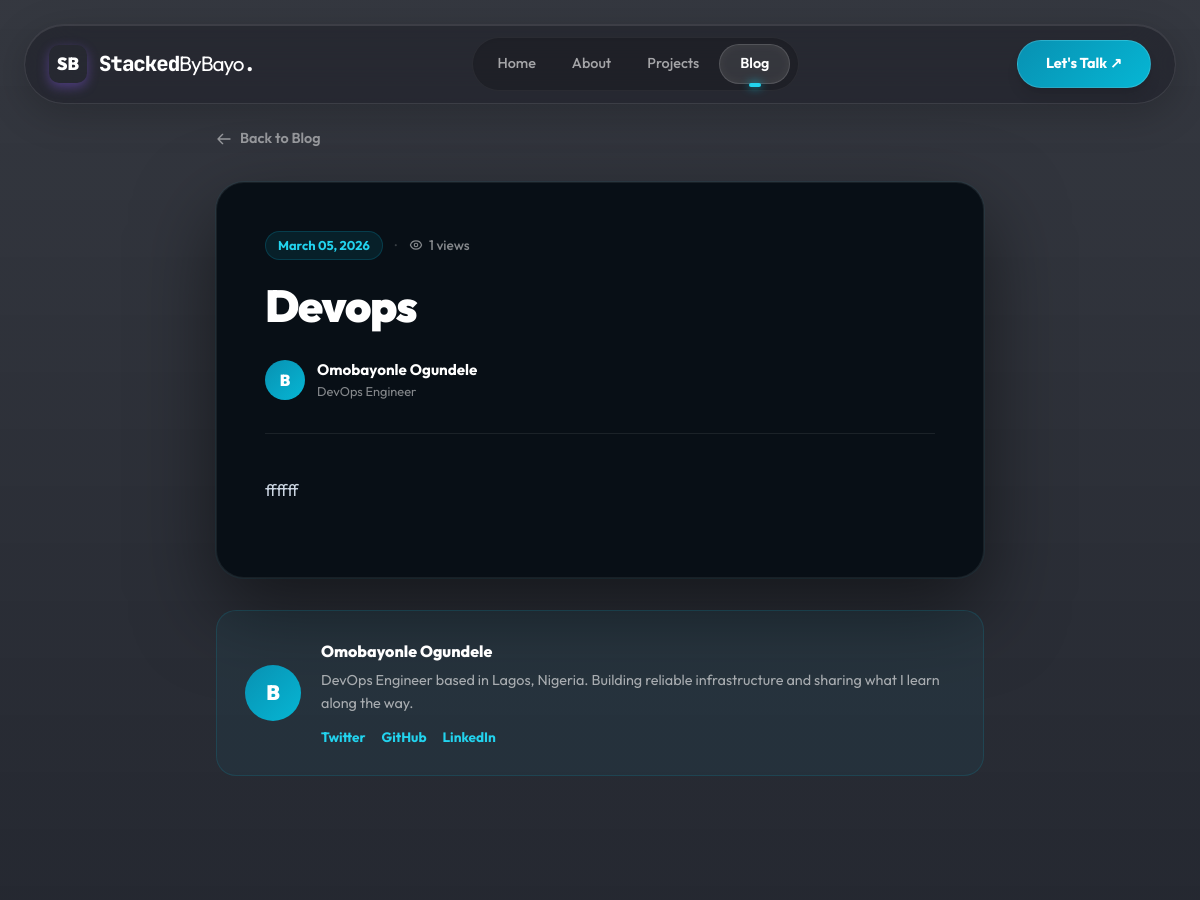
Page /blog/3 (upper part) on the earlier database version.
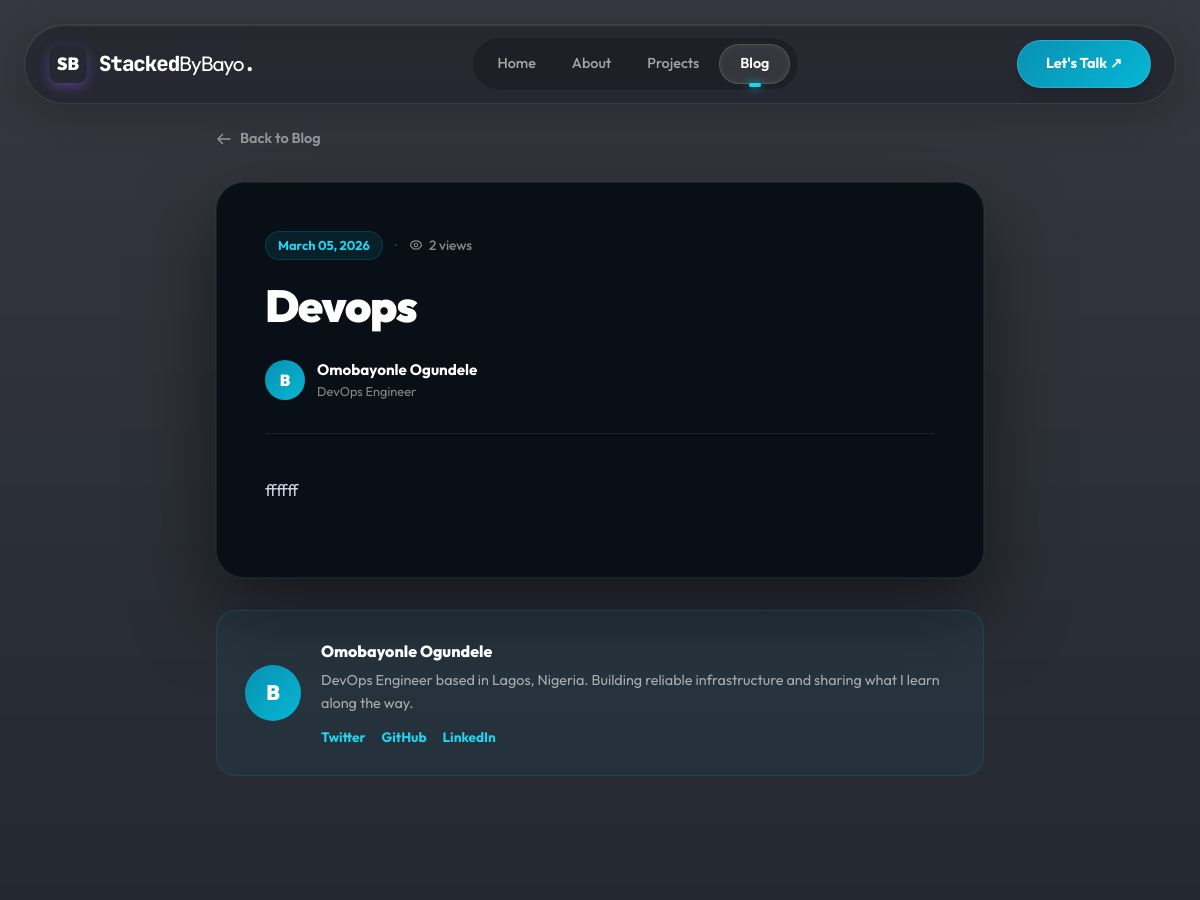
Same page on the later database version.
### app/models.py (models this page shows)
class Post(db.Model):
    id = db.Column(db.Integer, primary_key=True)
    title = db.Column(db.String(200), nullable=False)
    body = db.Column(db.Text, nullable=False)
    created_at = db.Column(db.DateTime, default=datetime.utcnow)
    views = db.Column(db.Integer, default=0)
    comments = db.relationship('Comment', backref='post', lazy=True)

### app/__init__.py (the view, shortened to what this page needs)
    @app.route("/blog/<int:post_id>", methods=["GET", "POST"])
    def post(post_id):
        post = Post.query.get_or_404(post_id)
        comments = Comment.query.filter_by(post_id=post_id, approved=True).order_by(Comment.created_at.desc()).all()
        post.views = (post.views or 0) + 1
        db.session.commit()
        post_body = md.markdown(post.body, extensions=['fenced_code', 'codehilite', 'tables', 'nl2br'])
        return render_template("post.html", post=post, comments=comments, post_body=post_body)

### app/templates/post.html (shortened to what this page needs)
{% extends "base.html" %}
{% block content %}
<div style="padding: 0 24px 60px;">
  <div class="max-w-3xl mx-auto">
    <a href="/blog" style="display:inline-flex;align-items:center;gap:8px;color:rgba(255,255,255,0.5);font-size:0.9rem;font-weight:600;margin-bottom:32px;transition:color 0.2s;" onmouseover="this.style.color='#fff'" onmouseout="this.style.color='rgba(255,255,255,0.5)'">
        <svg style="width:16px;height:16px;" fill="none" viewBox="0 0 24 24" stroke="currentColor"><path stroke-linecap="round" stroke-linejoin="round" stroke-width="2" d="M10 19l-7-7m0 0l7-7m-7 7h18"/></svg>
        Back to Blog
    </a>
    <div class="post-reading-area">
        <div style="padding: 48px 48px 0;">
            <div style="display:flex;align-items:center;gap:12px;margin-bottom:20px;flex-wrap:wrap;">
                <span style="font-size:0.8rem;font-weight:700;color:var(--cyan-light);background:rgba(6,182,212,0.1);border:1px solid rgba(6,182,212,0.2);padding:4px 12px;border-radius:100px;">{{ post.created_at.strftime('%B %d, %Y') }}</span>
                <span style="color:rgba(255,255,255,0.2);">·</span>
                <span style="display:flex;align-items:center;gap:6px;font-size:0.85rem;color:rgba(255,255,255,0.5);font-weight:500;">
                    {{ post.views or 0 }} views
                </span>
            </div>
            <h1 style="font-size:clamp(1.8rem,4vw,2.8rem);font-weight:900;color:#fff;line-height:1.15;margin-bottom:28px;letter-spacing:-0.03em;">{{ post.title }}</h1>
            <div style="display:flex;align-items:center;gap:12px;padding-bottom:32px;border-bottom:1px solid rgba(255,255,255,0.08);">
                <div style="width:40px;height:40px;border-radius:50%;background:linear-gradient(135deg,#0891b2,#06b6d4);display:flex;align-items:center;justify-content:center;font-size:1rem;font-weight:900;color:#fff;flex-shrink:0;">B</div>
                <div>
                    <p style="font-size:0.95rem;font-weight:700;color:#fff;">Omobayonle Ogundele</p>
                    <p style="font-size:0.8rem;color:rgba(255,255,255,0.5);">DevOps Engineer</p>
                </div>
            </div>
        </div>
        <div style="padding: 40px 48px 48px;">
            <div class="prose-content">
                {{ post_body | safe }}
            </div>
        </div>
    </div>
    <div style="margin-top:32px;background:rgba(6,182,212,0.05);border:1px solid rgba(6,182,212,0.15);border-radius:20px;padding:28px;display:flex;align-items:center;gap:20px;" class="reveal">
        <div style="width:56px;height:56px;border-radius:50%;background:linear-gradient(135deg,#0891b2,#06b6d4);display:flex;align-items:center;justify-content:center;font-size:1.3rem;font-weight:900;color:#fff;flex-shrink:0;">B</div>
        <div>
            <p style="font-weight:800;color:#fff;margin-bottom:6px;">Omobayonle Ogundele</p>
            <p style="color:rgba(255,255,255,0.6);font-size:0.9rem;margin-bottom:12px;line-height:1.6;">DevOps Engineer based in Lagos, Nigeria. Building reliable infrastructure and sharing what I learn along the way.</p>
            <div style="display:flex;gap:16px;">
                <a href="https://twitter.com/BayoJohnMoses" target="_blank" style="font-size:0.85rem;font-weight:700;color:var(--cyan-light);transition:color 0.2s;" onmouseover="this.style.color='#fff'" onmouseout="this.style.color='var(--cyan-light)'">Twitter</a>
                <a href="https://github.com/BayoJohn" target="_blank" style="font-size:0.85rem;font-weight:700;color:var(--cyan-light);transition:color 0.2s;" onmouseover="this.style.color='#fff'" onmouseout="this.style.color='var(--cyan-light)'">GitHub</a>
                <a href="https://linkedin.com/in/bayo123" target="_blank" style="font-size:0.85rem;font-weight:700;color:var(--cyan-light);transition:color 0.2s;" onmouseover="this.style.color='#fff'" onmouseout="this.style.color='var(--cyan-light)'">LinkedIn</a>
            </div>
        </div>
    </div>
  </div>
</div>
{% endblock %}

Differences in the rows shown:
changed Post "Devops": views "1" → "2"
